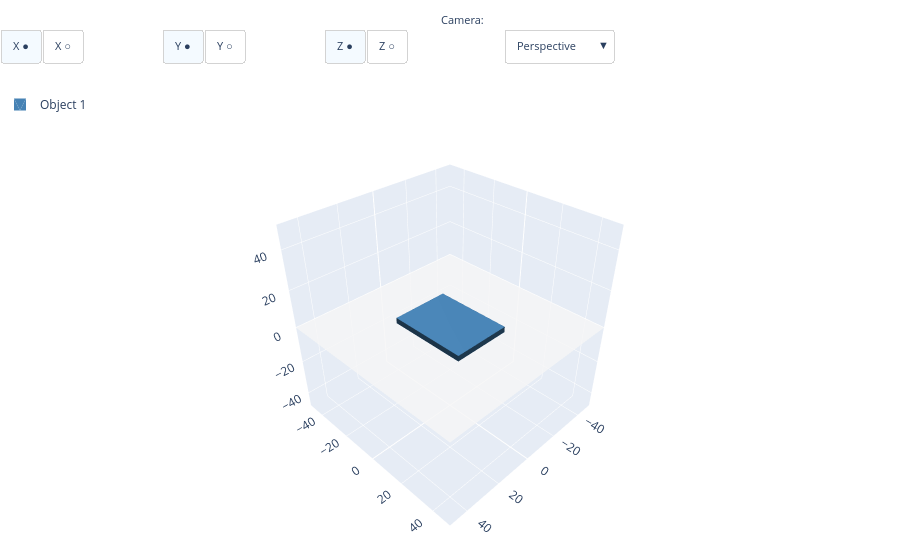

Notebook code for this chart:
### Code cell
box = cq.Workplane("XY").box(30 , 40, 3).translate([0,0,3/2])
show(box, z=0)

### Figure 1 — Plotly figure (JSON) as saved in the notebook; plotly's stock layout.template omitted (floating-point values rounded to 4 significant figures)
{"data": [{"color": "whitesmoke", "hoverinfo": "skip", "i": [0, 0], "j": [1, 2], "k": [2, 3], "opacity": 0.8, "showlegend": false, "type": "mesh3d", "x": [-50, 50, 50, -50], "y": [-50, -50, 50, 50], "z": [0, 0, 0, 0]}, {"color": "steelblue", "flatshading": true, "i": [1, 1, 5, 5, 9, 11, 13, 15, 19, 19, 23, 23], "j": [2, 3, 4, 6, 10, 10, 12, 13, 16, 18, 21, 20], "k": [0, 2, 6, 7, 8, 9, 14, 14, 17, 16, 20, 22], "lighting": {"ambient": 0.4, "diffuse": 0.8, "specular": 0.2}, "name": "Object 1", "opacity": 1, "showlegend": true, "type": "mesh3d", "x": [-15, -15, -15, -15, 15, 15, 15, 15, -15, 15, -15, 15, -15, 15, -15, 15, -15, -15, 15, 15, -15, -15, 15, 15], "y": [-20, -20, 20, 20, -20, -20, 20, 20, -20, -20, -20, -20, 20, 20, 20, 20, -20, 20, -20, 20, -20, 20, -20, 20], "z": [0, 3, 0, 3, 0, 3, 0, 3, 0, 0, 3, 3, 0, 0, 3, 3, 0, 0, 0, 0, 3, 3, 3, 3]}], "layout": {"annotations": [{"font": {"size": 11}, "showarrow": false, "text": "Axes:", "x": -0.01, "xanchor": "right", "xref": "paper", "y": 1.17, "yref": "paper"}, {"font": {"size": 11}, "showarrow": false, "text": "Camera:", "x": 0.54, "xanchor": "right", "xref": "paper", "y": 1.17, "yref": "paper"}], "legend": {"x": 0, "y": 1}, "margin": {"b": 0, "l": 0, "r": 0, "t": 90}, "scene": {"aspectmode": "manual", "aspectratio": {"x": 1, "y": 1, "z": 1}, "camera": {"eye": {"x": 1.5, "y": 1.5, "z": 1.5}, "projection": {"type": "perspective"}, "up": {"x": 0, "y": 0, "z": 1}}, "xaxis": {"backgroundcolor": "rgb(230, 236, 245)", "gridcolor": "white", "gridwidth": 1, "range": [-50, 50], "showbackground": true, "showgrid": true, "showline": false, "showspikes": true, "showticklabels": true, "title": {"text": ""}, "zeroline": true, "zerolinecolor": "white", "zerolinewidth": 2}, "yaxis": {"backgroundcolor": "rgb(230, 236, 245)", "gridcolor": "white", "gridwidth": 1, "range": [-50, 50], "showbackground": true, "showgrid": true, "showline": false, "showspikes": true, "showticklabels": true, "title": {"text": ""}, "zeroline": true, "zerolinecolor": "white", "zerolinewidth": 2}, "zaxis": {"backgroundcolor": "rgb(230, 236, 245)", "gridcolor": "white", "gridwidth": 1, "range": [-48.5, 51.5], "showbackground": true, "showgrid": true, "showline": false, "showspikes": true, "showticklabels": true, "title": {"text": ""}, "zeroline": true, "zerolinecolor": "white", "zerolinewidth": 2}}, "updatemenus": [{"active": 0, "bgcolor": "white", "bordercolor": "lightgray", "buttons": [{"args": [{"scene.xaxis": {"backgroundcolor": "rgb(230, 236, 245)", "gridcolor": "white", "gridwidth": 1, "range": [-50, 50], "showbackground": true, "showgrid": true, "showline": false, "showspikes": true, "showticklabels": true, "title": {"text": ""}, "zeroline": true, "zerolinecolor": "white", "zerolinewidth": 2}}], "label": "X ●", "method": "relayout"}, {"args": [{"scene.xaxis": {"range": [-50, 50], "showbackground": false, "showgrid": false, "showline": false, "showspikes": false, "showticklabels": false, "title": {"text": ""}, "zeroline": false}}], "label": "X ○", "method": "relayout"}], "direction": "right", "font": {"size": 11}, "showactive": true, "type": "buttons", "x": 0, "xanchor": "left", "y": 1.13, "yanchor": "top"}, {"active": 0, "bgcolor": "white", "bordercolor": "lightgray", "buttons": [{"args": [{"scene.yaxis": {"backgroundcolor": "rgb(230, 236, 245)", "gridcolor": "white", "gridwidth": 1, "range": [-50, 50], "showbackground": true, "showgrid": true, "showline": false, "showspikes": true, "showticklabels": true, "title": {"text": ""}, "zeroline": true, "zerolinecolor": "white", "zerolinewidth": 2}}], "label": "Y ●", "method": "relayout"}, {"args": [{"scene.yaxis": {"range": [-50, 50], "showbackground": false, "showgrid": false, "showline": false, "showspikes": false, "showticklabels": false, "title": {"text": ""}, "zeroline": false}}], "label": "Y ○", "method": "relayout"}], "direction": "right", "font": {"size": 11}, "showactive": true, "type": "buttons", "x": 0.18, "xanchor": "left", "y": 1.13, "yanchor": "top"}, {"active": 0, "bgcolor": "white", "bordercolor": "lightgray", "buttons": [{"args": [{"scene.zaxis": {"backgroundcolor": "rgb(230, 236, 245)", "gridcolor": "white", "gridwidth": 1, "range": [-48.5, 51.5], "showbackground": true, "showgrid": true, "showline": false, "showspikes": true, "showticklabels": true, "title": {"text": ""}, "zeroline": true, "zerolinecolor": "white", "zerolinewidth": 2}}], "label": "Z ●", "method": "relayout"}, {"args": [{"scene.zaxis": {"range": [-48.5, 51.5], "showbackground": false, "showgrid": false, "showline": false, "showspikes": false, "showticklabels": false, "title": {"text": ""}, "zeroline": false}}], "label": "Z ○", "method": "relayout"}], "direction": "right", "font": {"size": 11}, "showactive": true, "type": "buttons", "x": 0.36, "xanchor": "left", "y": 1.13, "yanchor": "top"}, {"active": 0, "bgcolor": "white", "bordercolor": "lightgray", "buttons": [{"args": [{"scene.aspectmode": "manual", "scene.aspectratio": {"x": 1, "y": 1, "z": 1}, "scene.camera": {"eye": {"x": 1.5, "y": 1.5, "z": 1.5}, "projection": {"type": "perspective"}, "up": {"x": 0, "y": 0, "z": 1}}}], "label": "Perspective", "method": "relayout"}, {"args": [{"scene.aspectmode": "manual", "scene.aspectratio": {"x": 1, "y": 1, "z": 1}, "scene.camera": {"eye": {"x": 2.5, "y": 2.5, "z": 2.5}, "projection": {"type": "orthographic"}, "up": {"x": 0, "y": 0, "z": 1}}}], "label": "Orthographic", "method": "relayout"}], "direction": "down", "font": {"size": 11}, "showactive": true, "type": "dropdown", "x": 0.56, "xanchor": "left", "y": 1.13, "yanchor": "top"}]}}
